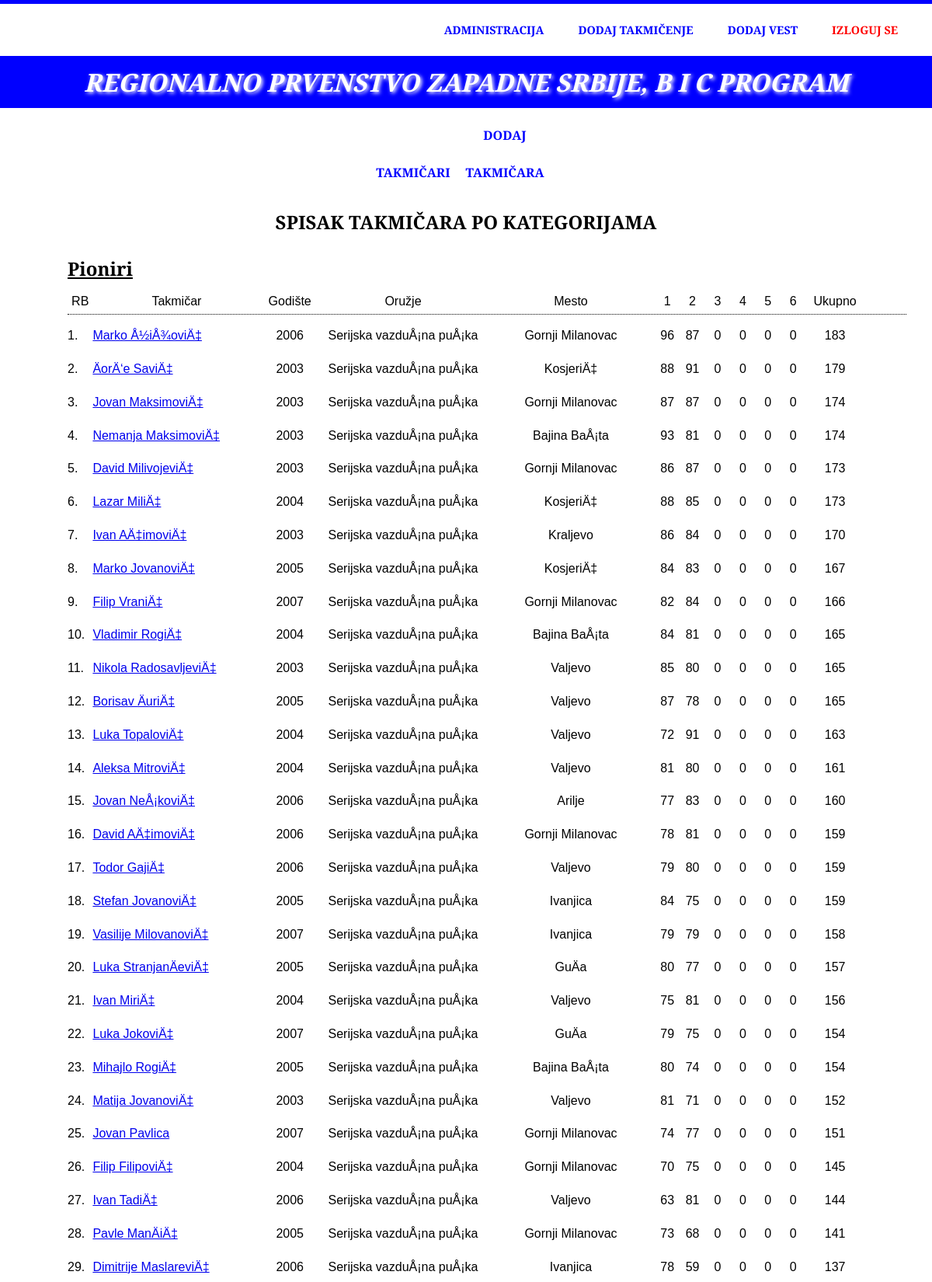
The app's page /admin/urediTakmicenje.php?opcija=uredi&takmicari=imaNesto&id=34 (signed in, upper part) with its own data.
### tables this page shows
CREATE TABLE `takmicenja` (
  `id` int(5) NOT NULL,
  `naziv` varchar(50) NOT NULL,
  `status` varchar(10) NOT NULL DEFAULT 'otvoreno',
  `datum` date NOT NULL,
  `identifikator` int(8) NOT NULL,
  `mesto` varchar(20) NOT NULL
);

CREATE TABLE `kategorijatakmicara` (
  `id` int(2) NOT NULL,
  `kategorija` varchar(20) NOT NULL
);

CREATE TABLE `34_takmicenje_12455025` (
  `id` int(5) NOT NULL,
  `takmicar` varchar(50) NOT NULL,
  `godiste` int(4) NOT NULL,
  `kategorija` varchar(20) NOT NULL,
  `plasman` varchar(20) NOT NULL,
  `oruzje` varchar(50) NOT NULL,
  `klub` varchar(50) NOT NULL,
  `mesto` varchar(50) NOT NULL,
  `serija1` int(3) NOT NULL DEFAULT '0',
  `serija2` int(3) NOT NULL DEFAULT '0',
  `serija3` int(3) NOT NULL DEFAULT '0',
  `serija4` int(3) NOT NULL DEFAULT '0',
  `serija5` int(3) NOT NULL DEFAULT '0',
  `serija6` int(3) NOT NULL DEFAULT '0',
  `ukupno` int(3) NOT NULL DEFAULT '0',
  `brojcentara` int(3) NOT NULL DEFAULT '0'
);

### admin/urediTakmicenje.php (the view, shortened to what this page needs)
<?php
	include "../db/db_kontakt.php";
?>
<!DOCTYPE html>
<html lang="en">
	<head>
		<link rel="stylesheet" href="css/style.css" />
		<link rel="stylesheet" href="css/animation.css" />
	</head>
<?php
		if(@$_SESSION['admin']){
?>
	<body>
		<div id="wrapper">
			<header>
				<menu>
					<ul>
						<li><a href="dashboard.php">Administracija</a></li>
						<li><a href="novoTakmicenje.php">Dodaj takmičenje</a></li>
						<li><a href="novaVest.php?opcija=dodajVest">Dodaj vest</a></li>
						<li class="izlog"><a class="logout" href="logout.php">Izloguj se</a></li>
					</ul>
				</menu>
			</header>
			<div class="image">
				<div class="probaNaslov">
<?php
				if(@$_GET["opcija"] == "uredi"){
					$idTakmicenja = $_GET["id"];
					$upit = "select naziv from takmicenja where id='$idTakmicenja'";
					$rez = $db_admin -> query($upit);
					$obj = mysqli_fetch_object($rez);
					$naziv = $obj -> naziv;
				}
?>
					<h1><?php echo $naziv; ?></h1>
				</div>
			</div>
			<div id="main">
				<div class="glavno">
<?php
					if(@$_GET["opcija"] == "zatvori"){
						$idTakmicenja = $_GET["id"];
						$upit = "update takmicenja set status='zatvoreno' where id='$idTakmicenja'";
						$rez = $db_admin -> query($upit);
?>
					<script language="javascript">
						window.location = "novoTakmicenje.php?opcija=aktuelnaTakmicenja";
					</script>
<?php
					}elseif(@$_GET["opcija"] == "uredi"){
						$idTakmicenja = $_GET["id"];
						$upit = "select * from takmicenja where id='$idTakmicenja'";
						$rez = $db_admin -> query($upit);
						while($obj = mysqli_fetch_object($rez)){
							$identifikator = $obj -> identifikator;
							$tabelaTakmicenja = $idTakmicenja . "_takmicenje_" . $identifikator;
						}
?>
						<div class="podmeni">
							<ul>
								<li><a href="urediTakmicenje.php?opcija=uredi&takmicari=imaNesto&id=<?php echo $idTakmicenja; ?>">Takmičari</a></li>
								<li><a href="urediTakmicenje.php?opcija=uredi&takmicari=dodaj&id=<?php echo $idTakmicenja; ?>">Dodaj takmičara</a></li>
							</ul>
						</div>
<?php
						if(@$_GET["takmicari"] == "imaNesto"){
?>
							<div id="dodavanje">
								<h1>SPISAK TAKMIČARA PO KATEGORIJAMA</h1>
<?php
									$upit = "select * from kategorijatakmicara";
									$rez = $db_admin -> query($upit);
									while($obj = mysqli_fetch_object($rez)){
										$kategorija = $obj -> kategorija;
										$upittakm = "select * from $tabelaTakmicenja where kategorija='$kategorija' order by ukupno desc,
													serija6 desc, serija5 desc, serija4 desc, serija3 desc, serija2 desc, serija1 desc,
													brojcentara desc";
										$reztakm = $db_admin -> query($upittakm);
										if($reztakm -> num_rows == 0){
											continue;
										}
										$rb = 0;
?>
									<div id="jednaKategorija">
<?php
										echo "<h1>$kategorija</h1>";
?>
										<section class="zaglavlje">
											<div class="redniBrojzaglavlje">RB</div>
											<div class="takmicarzaglavlje">Takmičar</div>
											<div class="godiste">Godište</div>
											<div class="oruzje">Oružje</div>
											<div class="mesto">Mesto</div>
											<div class="serija">1</div>
											<div class="serija">2</div>
											<div class="serija">3</div>
											<div class="serija">4</div>
											<div class="serija">5</div>
											<div class="serija">6</div>
											<div class="ukupno">Ukupno</div>
										</section>
<?php
										while($obj = mysqli_fetch_object($reztakm)){
											$rb++;
											$id = $obj -> id;
											$takmicar = $obj -> takmicar;
											$godiste = $obj -> godiste;
											$oruzje = $obj -> oruzje;
											$mesto = $obj -> mesto;
											$serija1 = $obj -> serija1;
											$serija2 = $obj -> serija2;
											$serija3 = $obj -> serija3;
											$serija4 = $obj -> serija4;
											$serija5 = $obj -> serija5;
											$serija6 = $obj -> serija6;
											$ukupno = $obj -> ukupno;
?>
											<section>
												<div class="redniBroj"><?php echo $rb ."."; ?></div>
												<div class="samtakmicar">
													<a href="editTakmicara.php?
															table=<?php echo $tabelaTakmicenja; ?>
															&idTakmicara=<?php echo $id;?>
															&idTakmicenja=<?php echo $idTakmicenja;?>">
														<?php echo $takmicar; ?>
													</a>
												</div>
												<div class="godiste"><?php echo $godiste; ?></div>
												<div class="oruzje"><?php echo $oruzje; ?></div>
												<div class="mesto"><?php echo $mesto; ?></div>
												<div class="serija"><?php echo $serija1; ?></div>
												<div class="serija"><?php echo $serija2; ?></div>
												<div class="serija"><?php echo $serija3; ?></div>
												<div class="serija"><?php echo $serija4; ?></div>
												<div class="serija"><?php echo $serija5; ?></div>
												<div class="serija"><?php echo $serija6; ?></div>
												<div class="ukupno"><?php echo $ukupno; ?></div>
											</section>
<?php
										}
?>
									</div>
<?php
									}
?>
							</div>
<?php					}
					}
?>
				</div>
			</div>
		</div>
	</body>
<?php
		}
?>
</html>

### admin/css/style.css (style rules this page uses)
* { padding: 0; margin: 0; transition: all .5s ease; font-family: 'Merriweather Sans', sans-serif; }
body { border-top: 5px solid blue; }
header { color: blue; background-color: white; padding: 1%; overflow: hidden; }
menu { text-align: right; margin-right: 1%; font-size: .9em; margin-right: 1%; }
menu ul { list-style-type: none; }
menu li { display: inline-block; text-align: center; line-height: 2em; }
menu li a { display: block; text-decoration: none; color: blue; line-height: 3em; padding: 0 20px; cursor: pointer; text-transform: uppercase; font-weight: bold; }
menu li a.logout { color: red; }
.image { background-color: blue; }
.image .probaNaslov { color: white; text-align: center; padding: 1% 0; text-transform: uppercase; font-weight: bold; text-shadow: 2px 2px 5px white; font-style: italic; }
#main { background-color: white; }
#main .glavno { width: 100%; max-width: 1080px; margin: 0 auto; }
#main .podmeni { margin-top: 1%; line-height: 3em; text-align: center; }
#main .podmeni ul { list-style-type: none; }
#main .podmeni li { display: inline-block; }
#main .podmeni li a { display: block; text-decoration: none; color: blue; text-transform: uppercase; padding: 0 15%; font-weight: bold; }
#dodavanje { text-align: center; width: 100%; margin-top: 2%; }
#dodavanje h1 { font-size: 1.5em; }
#dodavanje section { width: 50%; line-height: 2em; float: left; margin: 1% 0; }
#dodavanje .redniBroj { width: 5%; float: left; }
#jednaKategorija { width: 100%; overflow: hidden; margin: 2.5%; text-align: left; }
#jednaKategorija h1 { text-decoration: underline; }
#jednaKategorija section { width: 100%; margin-bottom: 0; text-align: center; }
#jednaKategorija section.zaglavlje { border-bottom: 1px dotted black; }
#jednaKategorija .redniBrojzaglavlje { width: 3%; float: left; }
#jednaKategorija .takmicarzaglavlje { width: 20%; float: left; }
#jednaKategorija .zaglavlje { text-align: center; }
#jednaKategorija .redniBroj { width: 3%; float: left; text-align: left; }
#jednaKategorija .samtakmicar { width: 20%; float: left; text-align: left; }
#jednaKategorija .godiste { width: 7%; float: left; }
#jednaKategorija .oruzje { width: 20%; float: left; }
#jednaKategorija .mesto { width: 20%; float: left; }
#jednaKategorija .serija { width: 3%; float: left; }
#jednaKategorija .ukupno { width: 7%; float: left; }

### records on screen
takmicenja: naziv "REGIONALNO PRVENSTVO ZAPADNE SRBIJE, B I C PROGRAM"
kategorijatakmicara: kategorija "Pioniri"
34_takmicenje_12455025: takmicar "Marko Å½iÅ¾oviÄ‡", godiste "2006", oruzje "Serijska vazduÅ¡na puÅ¡ka", mesto "Gornji Milanovac", serija1 "96", serija2 "87", serija3 "0", serija4 "0", serija5 "0", serija6 "0", ukupno "183"
34_takmicenje_12455025: takmicar "ÄorÄ‘e SaviÄ‡", godiste "2003", oruzje "Serijska vazduÅ¡na puÅ¡ka", mesto "KosjeriÄ‡", serija1 "88", serija2 "91", serija3 "0", serija4 "0", serija5 "0", serija6 "0", ukupno "179"
34_takmicenje_12455025: takmicar "Jovan MaksimoviÄ‡", godiste "2003", oruzje "Serijska vazduÅ¡na puÅ¡ka", mesto "Gornji Milanovac", serija1 "87", serija2 "87", serija3 "0", serija4 "0", serija5 "0", serija6 "0", ukupno "174"
34_takmicenje_12455025: takmicar "Nemanja MaksimoviÄ‡", godiste "2003", oruzje "Serijska vazduÅ¡na puÅ¡ka", mesto "Bajina BaÅ¡ta", serija1 "93", serija2 "81", serija3 "0", serija4 "0", serija5 "0", serija6 "0", ukupno "174"
34_takmicenje_12455025: takmicar "David MilivojeviÄ‡", godiste "2003", oruzje "Serijska vazduÅ¡na puÅ¡ka", mesto "Gornji Milanovac", serija1 "86", serija2 "87", serija3 "0", serija4 "0", serija5 "0", serija6 "0", ukupno "173"
34_takmicenje_12455025: takmicar "Lazar MiliÄ‡", godiste "2004", oruzje "Serijska vazduÅ¡na puÅ¡ka", mesto "KosjeriÄ‡", serija1 "88", serija2 "85", serija3 "0", serija4 "0", serija5 "0", serija6 "0", ukupno "173"
34_takmicenje_12455025: takmicar "Ivan AÄ‡imoviÄ‡", godiste "2003", oruzje "Serijska vazduÅ¡na puÅ¡ka", mesto "Kraljevo", serija1 "86", serija2 "84", serija3 "0", serija4 "0", serija5 "0", serija6 "0", ukupno "170"
34_takmicenje_12455025: takmicar "Marko JovanoviÄ‡", godiste "2005", oruzje "Serijska vazduÅ¡na puÅ¡ka", mesto "KosjeriÄ‡", serija1 "84", serija2 "83", serija3 "0", serija4 "0", serija5 "0", serija6 "0", ukupno "167"
34_takmicenje_12455025: takmicar "Filip VraniÄ‡", godiste "2007", oruzje "Serijska vazduÅ¡na puÅ¡ka", mesto "Gornji Milanovac", serija1 "82", serija2 "84", serija3 "0", serija4 "0", serija5 "0", serija6 "0", ukupno "166"
34_takmicenje_12455025: takmicar "Vladimir RogiÄ‡", godiste "2004", oruzje "Serijska vazduÅ¡na puÅ¡ka", mesto "Bajina BaÅ¡ta", serija1 "84", serija2 "81", serija3 "0", serija4 "0", serija5 "0", serija6 "0", ukupno "165"
34_takmicenje_12455025: takmicar "Nikola RadosavljeviÄ‡", godiste "2003", oruzje "Serijska vazduÅ¡na puÅ¡ka", mesto "Valjevo", serija1 "85", serija2 "80", serija3 "0", serija4 "0", serija5 "0", serija6 "0", ukupno "165"
34_takmicenje_12455025: takmicar "Borisav ÄuriÄ‡", godiste "2005", oruzje "Serijska vazduÅ¡na puÅ¡ka", mesto "Valjevo", serija1 "87", serija2 "78", serija3 "0", serija4 "0", serija5 "0", serija6 "0", ukupno "165"
34_takmicenje_12455025: takmicar "Luka TopaloviÄ‡", godiste "2004", oruzje "Serijska vazduÅ¡na puÅ¡ka", mesto "Valjevo", serija1 "72", serija2 "91", serija3 "0", serija4 "0", serija5 "0", serija6 "0", ukupno "163"
34_takmicenje_12455025: takmicar "Aleksa MitroviÄ‡", godiste "2004", oruzje "Serijska vazduÅ¡na puÅ¡ka", mesto "Valjevo", serija1 "81", serija2 "80", serija3 "0", serija4 "0", serija5 "0", serija6 "0", ukupno "161"
34_takmicenje_12455025: takmicar "Jovan NeÅ¡koviÄ‡", godiste "2006", oruzje "Serijska vazduÅ¡na puÅ¡ka", mesto "Arilje", serija1 "77", serija2 "83", serija3 "0", serija4 "0", serija5 "0", serija6 "0", ukupno "160"
34_takmicenje_12455025: takmicar "David AÄ‡imoviÄ‡", godiste "2006", oruzje "Serijska vazduÅ¡na puÅ¡ka", mesto "Gornji Milanovac", serija1 "78", serija2 "81", serija3 "0", serija4 "0", serija5 "0", serija6 "0", ukupno "159"
34_takmicenje_12455025: takmicar "Todor GajiÄ‡", godiste "2006", oruzje "Serijska vazduÅ¡na puÅ¡ka", mesto "Valjevo", serija1 "79", serija2 "80", serija3 "0", serija4 "0", serija5 "0", serija6 "0", ukupno "159"
34_takmicenje_12455025: takmicar "Stefan JovanoviÄ‡", godiste "2005", oruzje "Serijska vazduÅ¡na puÅ¡ka", mesto "Ivanjica", serija1 "84", serija2 "75", serija3 "0", serija4 "0", serija5 "0", serija6 "0", ukupno "159"
34_takmicenje_12455025: takmicar "Vasilije MilovanoviÄ‡", godiste "2007", oruzje "Serijska vazduÅ¡na puÅ¡ka", mesto "Ivanjica", serija1 "79", serija2 "79", serija3 "0", serija4 "0", serija5 "0", serija6 "0", ukupno "158"
34_takmicenje_12455025: takmicar "Luka StranjanÄeviÄ‡", godiste "2005", oruzje "Serijska vazduÅ¡na puÅ¡ka", mesto "GuÄa", serija1 "80", serija2 "77", serija3 "0", serija4 "0", serija5 "0", serija6 "0", ukupno "157"
34_takmicenje_12455025: takmicar "Ivan MiriÄ‡", godiste "2004", oruzje "Serijska vazduÅ¡na puÅ¡ka", mesto "Valjevo", serija1 "75", serija2 "81", serija3 "0", serija4 "0", serija5 "0", serija6 "0", ukupno "156"
34_takmicenje_12455025: takmicar "Luka JokoviÄ‡", godiste "2007", oruzje "Serijska vazduÅ¡na puÅ¡ka", mesto "GuÄa", serija1 "79", serija2 "75", serija3 "0", serija4 "0", serija5 "0", serija6 "0", ukupno "154"
34_takmicenje_12455025: takmicar "Mihajlo RogiÄ‡", godiste "2005", oruzje "Serijska vazduÅ¡na puÅ¡ka", mesto "Bajina BaÅ¡ta", serija1 "80", serija2 "74", serija3 "0", serija4 "0", serija5 "0", serija6 "0", ukupno "154"
34_takmicenje_12455025: takmicar "Matija JovanoviÄ‡", godiste "2003", oruzje "Serijska vazduÅ¡na puÅ¡ka", mesto "Valjevo", serija1 "81", serija2 "71", serija3 "0", serija4 "0", serija5 "0", serija6 "0", ukupno "152"
34_takmicenje_12455025: takmicar "Jovan Pavlica", godiste "2007", oruzje "Serijska vazduÅ¡na puÅ¡ka", mesto "Gornji Milanovac", serija1 "74", serija2 "77", serija3 "0", serija4 "0", serija5 "0", serija6 "0", ukupno "151"
34_takmicenje_12455025: takmicar "Filip FilipoviÄ‡", godiste "2004", oruzje "Serijska vazduÅ¡na puÅ¡ka", mesto "Gornji Milanovac", serija1 "70", serija2 "75", serija3 "0", serija4 "0", serija5 "0", serija6 "0", ukupno "145"
34_takmicenje_12455025: takmicar "Ivan TadiÄ‡", godiste "2006", oruzje "Serijska vazduÅ¡na puÅ¡ka", mesto "Valjevo", serija1 "63", serija2 "81", serija3 "0", serija4 "0", serija5 "0", serija6 "0", ukupno "144"
34_takmicenje_12455025: takmicar "Pavle ManÄiÄ‡", godiste "2005", oruzje "Serijska vazduÅ¡na puÅ¡ka", mesto "Gornji Milanovac", serija1 "73", serija2 "68", serija3 "0", serija4 "0", serija5 "0", serija6 "0", ukupno "141"
34_takmicenje_12455025: takmicar "Dimitrije MaslareviÄ‡", godiste "2006", oruzje "Serijska vazduÅ¡na puÅ¡ka", mesto "Ivanjica", serija1 "78", serija2 "59", serija3 "0", serija4 "0", serija5 "0", serija6 "0", ukupno "137"
